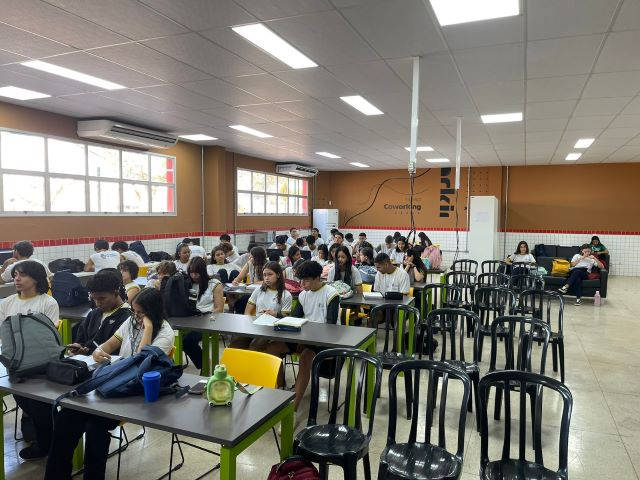
#> input picture 01_processamento_imagem_opencv/data/alunos_01.jpg, 640 x 480 px
$ jupyter execute 02_reading_image.ipynb
#> lines starting #> are read from the running program, lines starting #| are printed output that depends on the picture
[cell 1]
import numpy as np
import cv2
import matplotlib.image as mating
import matplotlib.pyplot as plt
from PIL import Image

[cell 2]
# OpenCV - BGR (blue, green, red)
img_cv = cv2.imread('./data/alunos_01.jpg')
#> img_cv is the input picture: shape (480, 640, 3); mean B, G, R 112.3, 121.5, 126.3
# Matplotlib - RGB (red, green, blue)
img_mat = mating.imread('./data/alunos_01.jpg')
# PIL - RGB, and return an object
img_pil = Image.open('./data/alunos_01.jpg')

[cell 3]
# OpenCV - BGR
print(img_cv)
#> (printed output is left out)

[cell 4]
# matplotlib
print(img_mat)
#> (printed output is left out)

[cell 5]
img_pil

[cell 6]
# converting PIL objet to array
img_pil_arr = np.array(img_pil)
print(img_pil_arr)
#> (printed output is left out)

## Display Image

[cell 7]
# Display image using OpenCV
cv2.imshow('OpenCV BGR', img_cv)
cv2.imshow('Matplotlib RGB', img_mat)
cv2.imshow('Pillow RGB', img_pil_arr)
cv2.waitKey(0)
cv2.destroyAllWindows()

[cell 8]
# Display image using matplotlib
plt.figure(figsize=(15,8))
plt.subplot(1,3,1)
plt.imshow(img_cv)
plt.axis('off')
plt.title('OpenCV BGR')

plt.subplot(1,3,2)
plt.imshow(img_mat)
plt.axis('off')
plt.title('Matplotlib RGB')

plt.subplot(1,3,3)
plt.imshow(img_pil_arr)
plt.axis('off')
plt.title('Pillow RGB')

plt.show()
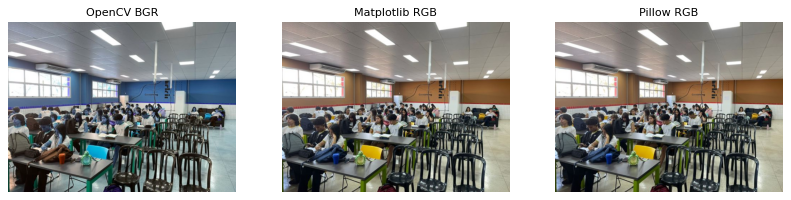
#> figure drawn by matplotlib, 3 panels; B, G, R data is drawn as R, G, B

## Color Space
- Color Conversion
- Gray Scale

[cell 9]
img_cv.shape
#> Out = (480, 640, 3)

[cell 10]
# numpy slicing
# BGR
b = img_cv[:,:,0]
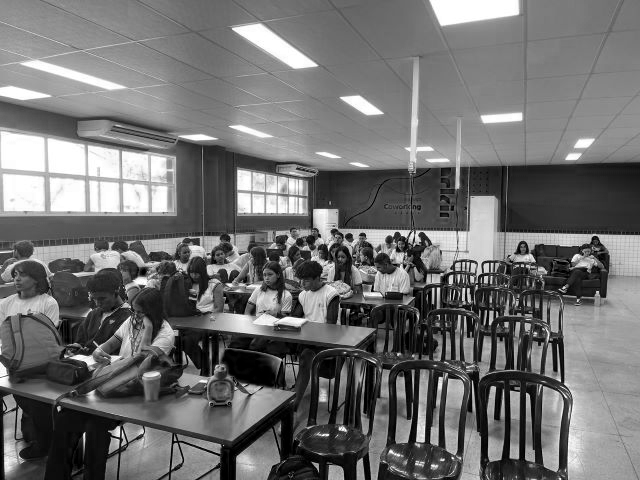
#> b: shape (480, 640); min 0, max 255, mean 112.3
g = img_cv[:,:,1]
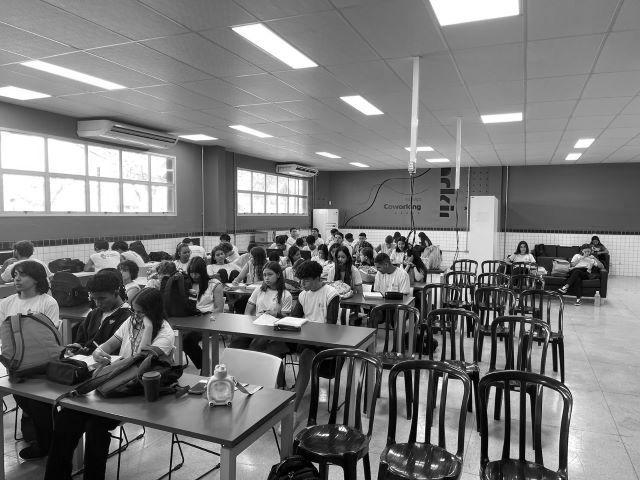
#> g: shape (480, 640); min 0, max 255, mean 121.5
r = img_cv[:,:,2]
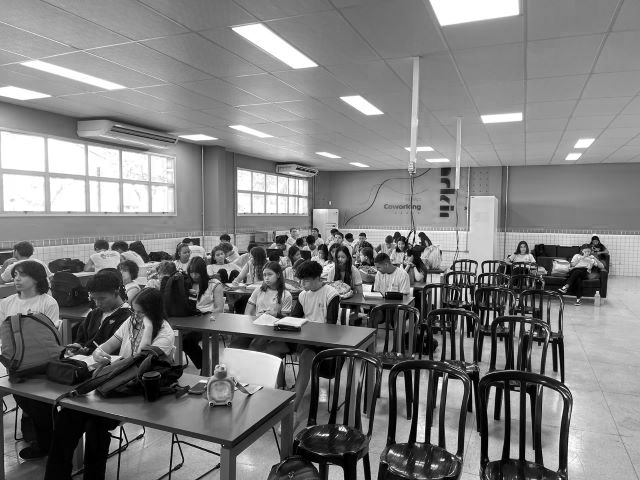
#> r: shape (480, 640); min 0, max 255, mean 126.3

[cell 11]
cv2.imshow('blue channel', b)
cv2.imshow('green channel', g)
cv2.imshow('red channel', r)

cv2.imshow('BGR', img_cv)

cv2.waitKey(0)
cv2.destroyAllWindows()

[cell 12]
b, g, r = cv2.split(img_cv)

[cell 13]
b

[cell 14]
cv2.imshow('blue channel', b)
cv2.imshow('green channel', g)
cv2.imshow('red channel', r)

cv2.imshow('BGR', img_cv)

cv2.waitKey(0)
cv2.destroyAllWindows()

[cell 15]
b.shape, g.shape, r.shape, img_cv.shape

[cell 16]
# converting color
# bgr to rgb
img_cv_rgb = cv2.cvtColor(img_cv, cv2.COLOR_BGR2RGB)

[cell 17]
plt.imshow(img_cv_rgb)
plt.axis('off')
plt.show()

## GrayScale

[cell 18]
img_gray = cv2.cvtColor(img_cv, cv2.COLOR_BGR2GRAY)

$ run again, with 01_processamento_imagem_opencv/data/alunos_02.jpg copied over 01_processamento_imagem_opencv/data/alunos_01.jpg
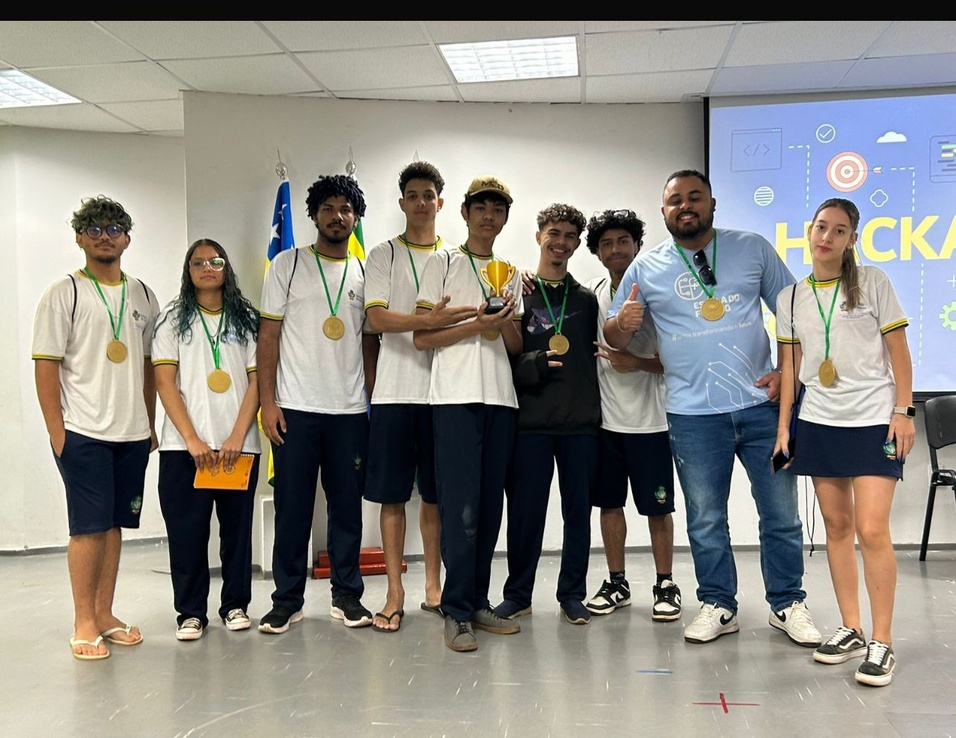
#> input picture 01_processamento_imagem_opencv/data/alunos_02.jpg, 956 x 738 px, shrunk from 1284 x 991 before the run
#> img_cv is the input picture: shape (738, 956, 3); mean B, G, R 134.8, 141.4, 144.1
#> (printed output is left out)
#> (printed output is left out)
#> (printed output is left out)
#> `b = img_cv[:,:,0]`:
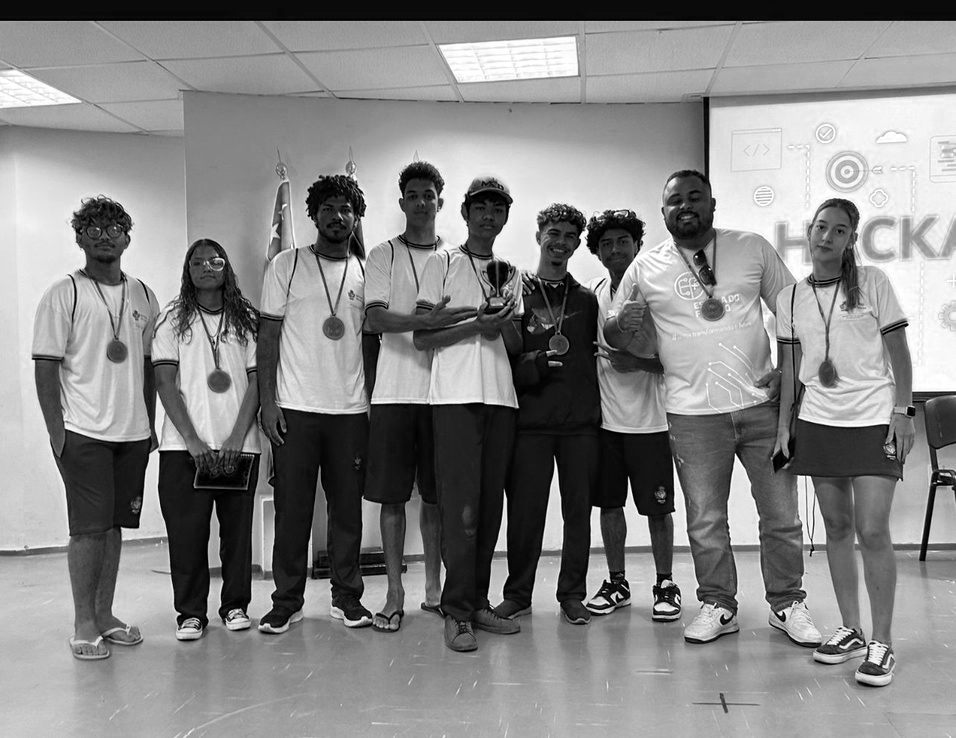
#> b: shape (738, 956); min 0, max 255, mean 134.8
#> `r = img_cv[:,:,2]`:
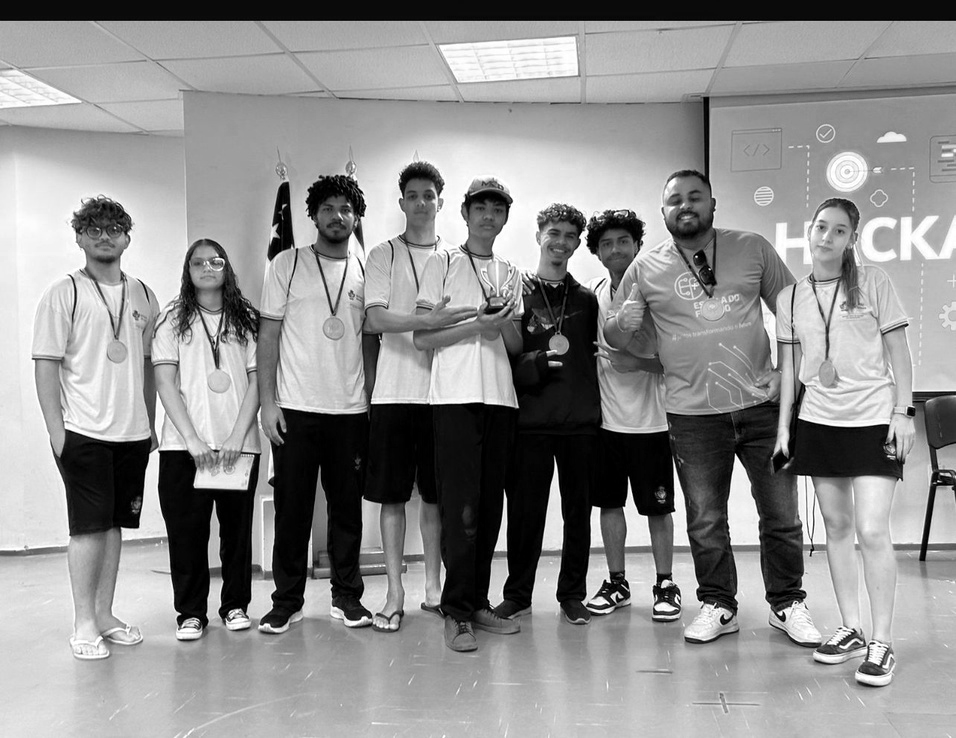
#> r: shape (738, 956); min 0, max 255, mean 144.1
